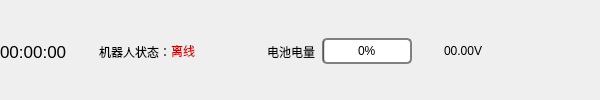
           <widget class="QWidget" name="widget_3" native="true">
            <property name="styleSheet">
             <string notr="true"/>
            </property>
            <layout class="QHBoxLayout" name="horizontalLayout_5">
             <property name="spacing">
              <number>0</number>
             </property>
             <property name="leftMargin">
              <number>0</number>
             </property>
             <property name="topMargin">
              <number>3</number>
             </property>
             <property name="rightMargin">
              <number>0</number>
             </property>
             <property name="bottomMargin">
              <number>0</number>
             </property>
             <item>
              <layout class="QHBoxLayout" name="horizontalLayout_3">
               <item>
                <widget class="QLabel" name="label_time">
                 <property name="minimumSize">
                  <size>
                   <width>60</width>
                   <height>0</height>
                  </size>
                 </property>
                 <property name="font">
                  <font>
                   <pointsize>13</pointsize>
                  </font>
                 </property>
                 <property name="text">
                  <string>00:00:00</string>
                 </property>
                </widget>
               </item>
               <item>
                <widget class="QLabel" name="label_19">
                 <property name="minimumSize">
                  <size>
                   <width>32</width>
                   <height>32</height>
                  </size>
                 </property>
                 <property name="maximumSize">
                  <size>
                   <width>32</width>
                   <height>32</height>
                  </size>
                 </property>
                 <property name="text">
                  <string/>
                 </property>
                 <property name="pixmap">
                  <pixmap resource="../resources/images.qrc">:/images/robot2.png</pixmap>
                 </property>
                </widget>
               </item>
               <item>
                <widget class="QLabel" name="label_18">
                 <property name="styleSheet">
                  <string notr="true"/>
                 </property>
                 <property name="text">
                  <string>机器人状态：</string>
                 </property>
                </widget>
               </item>
               <item>
                <widget class="QLabel" name="label_statue_text">
                 <property name="styleSheet">
                  <string notr="true"/>
                 </property>
                 <property name="text">
                  <string>&lt;html&gt;&lt;head/&gt;&lt;body&gt;&lt;p&gt;&lt;span style=&quot; color:#cc0000;&quot;&gt;离线&lt;/span&gt;&lt;/p&gt;&lt;/body&gt;&lt;/html&gt;</string>
                 </property>
                </widget>
               </item>
               <item>
                <widget class="QLabel" name="label_robot_staue_img">
                 <property name="minimumSize">
                  <size>
                   <width>32</width>
                   <height>32</height>
                  </size>
                 </property>
                 <property name="maximumSize">
                  <size>
                   <width>32</width>
                   <height>32</height>
                  </size>
                 </property>
                 <property name="contextMenuPolicy">
                  <enum>Qt::PreventContextMenu</enum>
                 </property>
                 <property name="text">
                  <string/>
                 </property>
                 <property name="pixmap">
                  <pixmap resource="../resources/images.qrc">:/images/offline.png</pixmap>
                 </property>
                </widget>
               </item>
               <item>
                <spacer name="horizontalSpacer">
                 <property name="orientation">
                  <enum>Qt::Horizontal</enum>
                 </property>
                 <property name="sizeHint" stdset="0">
                  <size>
                   <width>40</width>
                   <height>20</height>
                  </size>
                 </property>
                </spacer>
               </item>
               <item>
                <widget class="QLabel" name="label_10">
                 <property name="styleSheet">
                  <string notr="true"/>
                 </property>
                 <property name="text">
                  <string>电池电量</string>
                 </property>
                </widget>
               </item>
               <item>
                <widget class="QLabel" name="label_6">
                 <property name="maximumSize">
                  <size>
                   <width>30</width>
                   <height>30</height>
                  </size>
                 </property>
                 <property name="text">
                  <string/>
                 </property>
                 <property name="pixmap">
                  <pixmap resource="../resources/images.qrc">:/images/power.png</pixmap>
                 </property>
                </widget>
               </item>
               <item>
                <widget class="QProgressBar" name="progressBar">
                 <property name="maximumSize">
                  <size>
                   <width>90</width>
                   <height>16777215</height>
                  </size>
                 </property>
                 <property name="styleSheet">
                  <string notr="true">QProgressBar {
   border: 2px solid grey;
   border-radius: 5px;
   text-align: center;
}</string>
                 </property>
                 <property name="value">
                  <number>0</number>
                 </property>
                </widget>
               </item>
               <item>
                <widget class="QLabel" name="label_11">
                 <property name="minimumSize">
                  <size>
                   <width>32</width>
                   <height>32</height>
                  </size>
                 </property>
                 <property name="maximumSize">
                  <size>
                   <width>32</width>
                   <height>32</height>
                  </size>
                 </property>
                 <property name="text">
                  <string/>
                 </property>
                 <property name="pixmap">
                  <pixmap resource="../resources/images.qrc">:/images/power-v.png</pixmap>
                 </property>
                </widget>
               </item>
               <item>
                <widget class="QLabel" name="label_power">
                 <property name="minimumSize">
                  <size>
                   <width>60</width>
                   <height>32</height>
                  </size>
                 </property>
                 <property name="maximumSize">
                  <size>
                   <width>50</width>
                   <height>32</height>
                  </size>
                 </property>
                 <property name="styleSheet">
                  <string notr="true"/>
                 </property>
                 <property name="text">
                  <string>00.00V</string>
                 </property>
                </widget>
               </item>
               <item>
                <widget class="QPushButton" name="min_btn">
                 <property name="cursor">
                  <cursorShape>PointingHandCursor</cursorShape>
                 </property>
                 <property name="styleSheet">
                  <string notr="true">border:none</string>
                 </property>
                 <property name="text">
                  <string/>
                 </property>
                 <property name="icon">
                  <iconset theme="://images/min.png">
                   <normaloff>.</normaloff>.</iconset>
                 </property>
                </widget>
               </item>
               <item>
                <widget class="QPushButton" name="max_btn">
                 <property name="cursor">
                  <cursorShape>PointingHandCursor</cursorShape>
                 </property>
                 <property name="styleSheet">
                  <string notr="true">border:none</string>
                 </property>
                 <property name="text">
                  <string/>
                 </property>
                 <property name="icon">
                  <iconset theme="://images/max.png">
                   <normaloff>.</normaloff>.</iconset>
                 </property>
                </widget>
               </item>
               <item>
                <widget class="QPushButton" name="close_btn">
                 <property name="cursor">
                  <cursorShape>PointingHandCursor</cursorShape>
                 </property>
                 <property name="styleSheet">
                  <string notr="true">border:none</string>
                 </property>
                 <property name="text">
                  <string/>
                 </property>
                 <property name="icon">
                  <iconset theme="://images/close.png">
                   <normaloff>.</normaloff>.</iconset>
                 </property>
                </widget>
               </item>
              </layout>
             </item>
            </layout>
           </widget>
